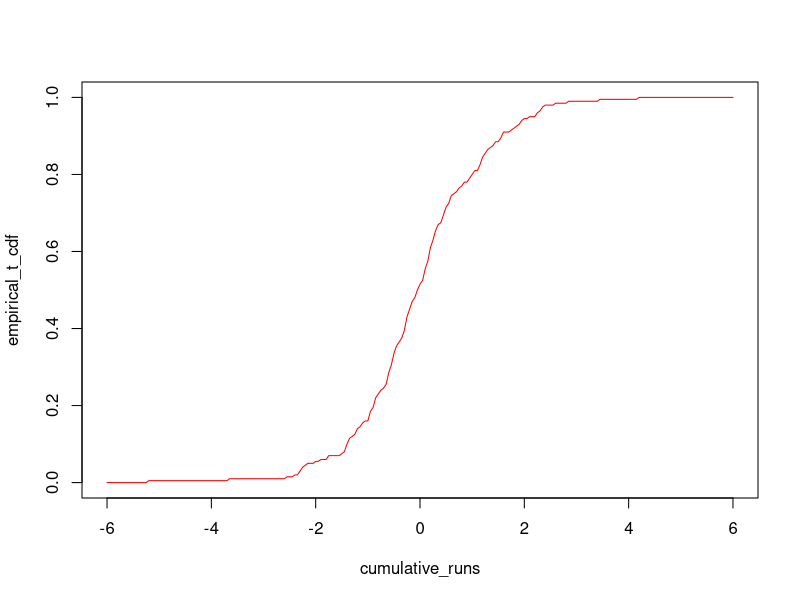

Reproduce this figure in R. (Note: this script raises an error after producing the figure.)
# Demonstrate by simulations: an occurence of t-distribution.
count_for_cdf <- function(dataset, upper_bound){
    # Counts the number of elements in dataset that are not bigger than upper_bound.
    count <- 0
    for (i in dataset){
        if (i <= upper_bound){
            count <- count + 1
        }
    }
    return(count)
}

empirical_student_cdf <- function(deg_of_freedom, number_of_observations){
    X <- rchisq(number_of_observations, df = deg_of_freedom)
    Y <- rchisq(number_of_observations, df = deg_of_freedom)
    sample_t <- 0.5 * sqrt(deg_of_freedom) * (X - Y) / sqrt(X * Y)
    cumulative_runs <- seq(-6, 6, 0.05)
    empirical_t_cdf <- vector(mode = "integer", length = length(cumulative_runs))
    for(i in 1:length(cumulative_runs)){
        empirical_t_cdf[i] <- count_for_cdf(sample_t, cumulative_runs[i])/number_of_observations
    }    
    p1 <- plot(cumulative_runs, empirical_t_cdf, type = "l", col = "red")
    return(p1)
}
empirical_student_cdf(4, 200)
lines(cumulative_runs, pt(cumulative_runs, 4), col = "green")